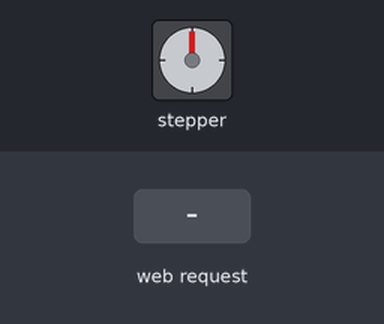
Bench run of a sketch on a simulated ESP32. On the bench: stepper motor. The test bench sets the inputs (shaded band). WiFi joins after 1.5 s; servers stay silent unless stated; stepper angles assume 2048 steps per turn; what the sketch prints to the serial monitor is not drawn.

Above: at 2.7 s.
2.8 s: HTTP request GET /cw received
At 3.27 s:
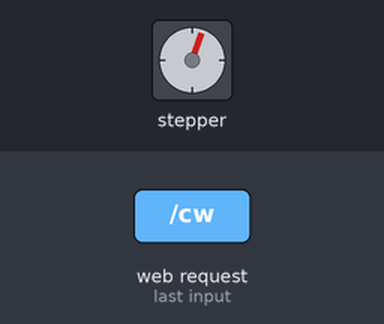
At 3.9 s:
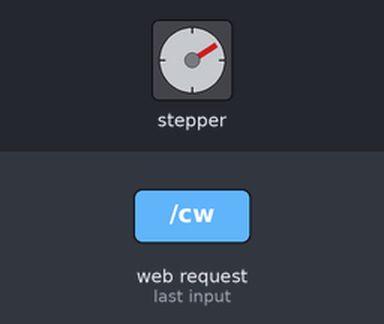
5.8 s: HTTP request GET /ccw received
14.8 s: HTTP request GET /stop received
At 17.5 s:
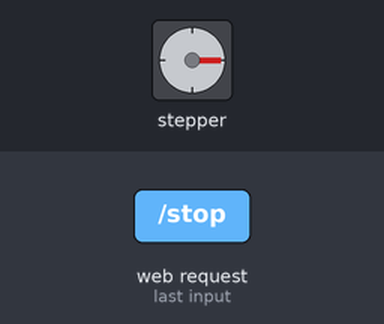
Timing chart, 0 to 19.0 s (numbered marks = the images above; inputs shaded):
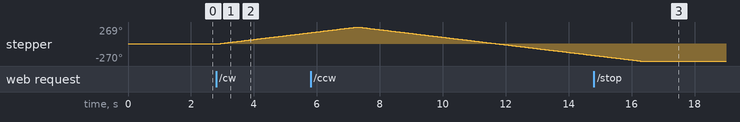

The sketch:

stepper.ino
```cpp
/*
 * Project 10 — Wi-Fi Controlled Stepper Motor (28BYJ-48 + ULN2003)
 * ANU Electronics — Bug in Circuit IoT Kit
 *
 * Hardware:
 *   ULN2003 IN1 → GPIO 19
 *   ULN2003 IN2 → GPIO 5
 *   ULN2003 IN3 → GPIO 18
 *   ULN2003 IN4 → GPIO 17
 *   Motor VCC   → 5V external supply
 *   Motor GND   → GND (shared with ESP32)
 *
 * Library required: Built-in Arduino Stepper library
 * Usage: Upload → note IP → browser buttons: CW / CCW / Stop
 *
 * NOTE: Use an external 5V supply for the stepper — do NOT power
 *       the 28BYJ-48 directly from the ESP32's 3.3V pin.
 */

#include <WiFi.h>
#include <WebServer.h>
#include <Stepper.h>

const char* ssid = "YOUR_WIFI_SSID";
const char* pass = "YOUR_WIFI_PASSWORD";

// 28BYJ-48: 2048 steps/revolution at half-step
#define STEPS_PER_REV 2048
Stepper motor(STEPS_PER_REV, 19, 5, 18, 17);

WebServer server(80);
bool running  = false;
int  direction = 1;   // +1 = CW, -1 = CCW

// ── Build HTML page ───────────────────────────────────────────────────────────
String getHTML() {
  String page = "<!DOCTYPE html><html><head>";
  page += "<meta name='viewport' content='width=device-width,initial-scale=1'>";
  page += "<title>Stepper Motor</title>";
  page += "<style>body{font-family:sans-serif;text-align:center;padding:20px;}";
  page += "button{padding:14px 28px;margin:8px;font-size:1rem;border:none;";
  page += "border-radius:8px;cursor:pointer;color:#fff;}";
  page += ".cw{background:#1565C0;}.ccw{background:#6a1b9a;}.stop{background:#c62828;}</style></head><body>";
  page += "<h1>🔄 Stepper Motor</h1>";
  page += "<p>Status: <strong>" + String(running ? (direction > 0 ? "Running CW" : "Running CCW") : "Stopped") + "</strong></p>";
  page += "<a href='/cw'>  <button class='cw'>▶ Clockwise</button></a>";
  page += "<a href='/ccw'><button class='ccw'>◀ Counter-CW</button></a>";
  page += "<a href='/stop'><button class='stop'>⏹ Stop</button></a>";
  page += "</body></html>";
  return page;
}

// ── Setup ────────────────────────────────────────────────────────────────────
void setup() {
  Serial.begin(9600);
  motor.setSpeed(10);   // RPM

  WiFi.begin(ssid, pass);
  Serial.print("Connecting to Wi-Fi");
  while (WiFi.status() != WL_CONNECTED) {
    delay(500);
    Serial.print(".");
  }
  Serial.println("\nConnected! IP: " + WiFi.localIP().toString());

  server.on("/",    []() { server.send(200, "text/html", getHTML()); });
  server.on("/cw",  []() { running = true;  direction =  1; server.send(200, "text/html", getHTML()); });
  server.on("/ccw", []() { running = true;  direction = -1; server.send(200, "text/html", getHTML()); });
  server.on("/stop",[]() { running = false;               server.send(200, "text/html", getHTML()); });
  server.begin();
}

// ── Loop ─────────────────────────────────────────────────────────────────────
void loop() {
  server.handleClient();
  if (running) {
    motor.step(direction * 512);   // 1/4 revolution per button press
  }
}
```

Measured:
- after the input at 2.8 s, stepper: keeps turning clockwise at about 60°/s, starting at once
- after the input at 14.8 s, stepper: goes on until 16.3 s, then stays -270°
